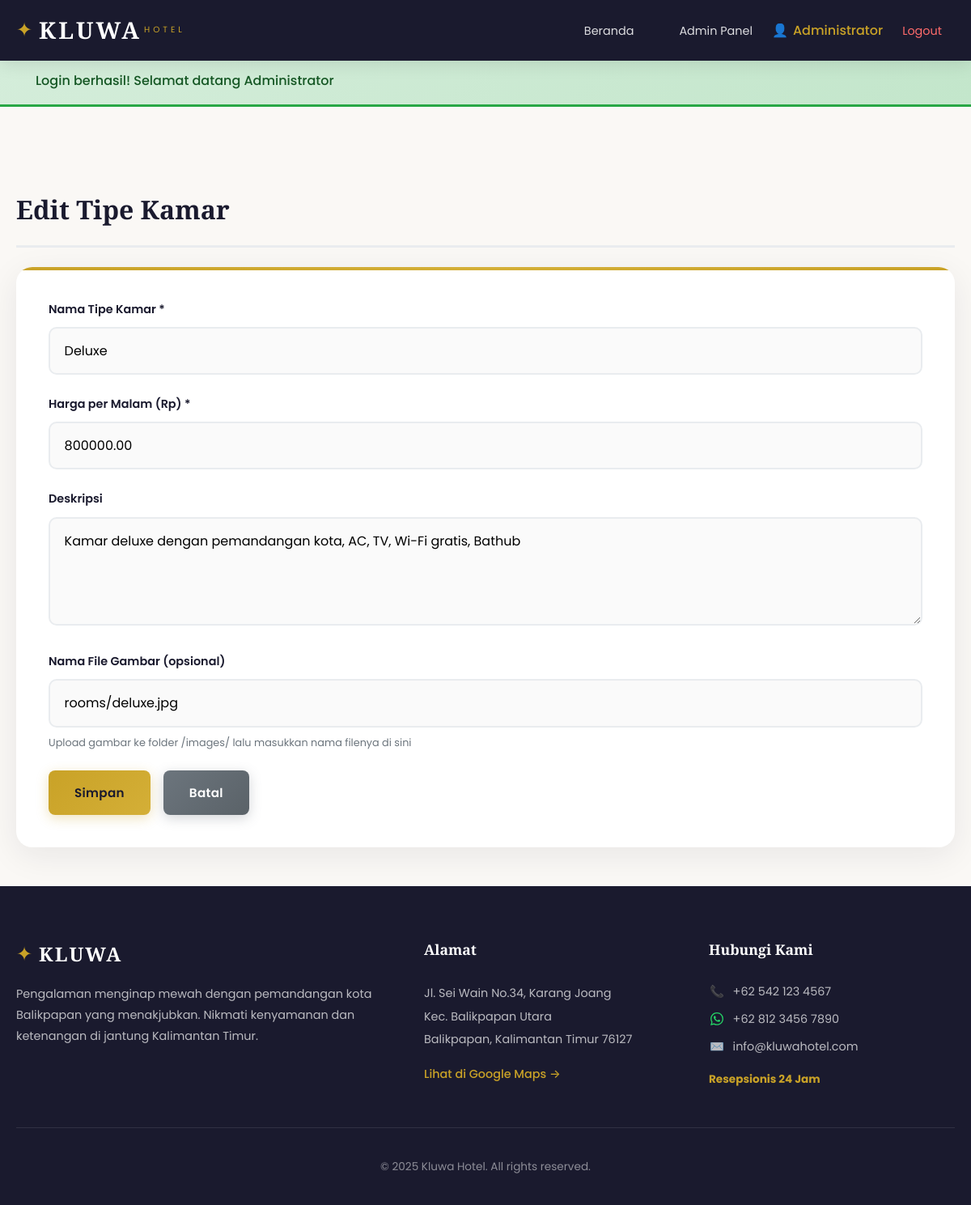
The page /index.php?route=admin/roomTypeForm&id=2 (signed in) on the database its author committed.
### tables this page shows
CREATE TABLE IF NOT EXISTS room_types (
    id INT PRIMARY KEY AUTO_INCREMENT,
    name VARCHAR(100) NOT NULL,
    price DECIMAL(12,2) NOT NULL,
    description TEXT,
    image VARCHAR(255),
    created_at TIMESTAMP DEFAULT CURRENT_TIMESTAMP
);

### controllers/BaseController.php (called while the page is built, shortened)
<?php
class BaseController {
    public function __construct() {
        $database = new Database();
        $this->db = $database->getConnection();
    }
    protected function view($viewPath, $data = []) {
        extract($data);
        include 'views/layouts/header.php';
        include "views/{$viewPath}.php";
        include 'views/layouts/footer.php';
    }
}
?>

### controllers/AdminController.php (called while the page is built, shortened)
<?php
class AdminController extends BaseController {
    private $roomTypeModel;
    public function __construct() {
        $this->roomTypeModel = new Room_type_model($this->db);
    }
    public function roomTypeForm() {
        $roomType = null;
        $isEdit = false;
        if (isset($_GET['id'])) {
            $isEdit = true;
            $roomType = $this->roomTypeModel->find($_GET['id']);
        }
        $data = [
            'roomType' => $roomType,
            'isEdit' => $isEdit
        ];
        $this->view('admin/room_type_form', $data);
    }
}
?>

### helpers.php (called while the page is built, shortened)
<?php
function e($value) {
    return htmlspecialchars($value, ENT_QUOTES, 'UTF-8');
}
function url($route = '', $params = []) {
    $base = dirname($_SERVER['SCRIPT_NAME']);
    if ($base === '/' || $base === '\\') $base = '';
    $url = $base . '/index.php' . ($route ? '?route=' . $route : '');
    return $url;
}
?>

### config/koneksi.php (called while the page is built)
<?php
class Database {
    private $host = "localhost";
    private $db_name = "kluwa_hotel";
    private $username = "root";
    private $password = "";
    public function getConnection() {
        try {
            $conn = new PDO(
                "mysql:host={$this->host};dbname={$this->db_name}",
                $this->username,
                $this->password,
                [PDO::ATTR_ERRMODE => PDO::ERRMODE_EXCEPTION]
            );
            $conn->exec("SET NAMES utf8");
            return $conn;
        } catch(PDOException $e) {
            die("Connection Error: " . $e->getMessage());
        }
    }
}
?>

### models/Room_type_model.php (called while the page is built, shortened)
<?php
class Room_type_model {
    protected $qb;
    public function __construct($db) {
        $this->qb = new QueryBuilder($db);
    }
    public function find($id) {
        $this->qb->table('room_types');
        $this->qb->where('id', '=', $id);
        return $this->qb->first();
    }
}
?>

### models/QueryBuilder.php (called while the page is built, shortened)
<?php
class QueryBuilder {
    protected $db;
    protected $table;
    protected $selects = ['*'];
    protected $wheres = [];
    protected $limit;
    protected $bindings = [];
    protected $binding_counter = 0;
    public function __construct(PDO $db) {
        $this->db = $db;
    }
    protected function newQuery(): self {
        $this->selects = ['*'];
        $this->wheres = [];
        $this->limit = null;
        $this->offset = null;
        $this->bindings = [];
        $this->binding_counter = 0;
        return $this;
    }
    public function table(string $table): self {
        $this->table = $table;
        return $this;
    }
    public function where(string $column, string $operator, $value): self {
        $placeholder = $this->addBinding($value);
        $this->wheres[] = ['type' => 'AND', 'query' => "$column $operator $placeholder"];
        return $this;
    }
    public function limit(int $count): self {
        $this->limit = $count;
        return $this;
    }
    protected function addBinding($value): string {
        $this->binding_counter++;
        $placeholder = ':b' . $this->binding_counter;
        $this->bindings[$placeholder] = $value;
        return $placeholder;
    }
    protected function compileWheres(array $wheres, bool $isGrouped = false): string {
        $sql = '';
        foreach ($wheres as $i => $where) {
            $prefix = ($i == 0 || $isGrouped && $i == 0) ? '' : $where['type'] . ' ';
            $sql .= $prefix . $where['query'] . ' ';
        }
        return trim($sql);
    }
    protected function buildSelectQuery(): string {
        $sql = "SELECT " . implode(', ', $this->selects) . " FROM " . $this->table;
        if (!empty($this->wheres)) {
            $sql .= " WHERE " . $this->compileWheres($this->wheres);
        }
        if ($this->limit !== null) {
            $sql .= " LIMIT " . $this->limit;
        }
        return $sql;
    }
    public function first(): ?array {
        $stmt = $this->db->prepare($this->buildSelectQuery());
        $stmt->execute($this->bindings);
        $result = $stmt->fetch(PDO::FETCH_ASSOC);
        return $result ?: null;
    }
}
?>

### views/admin/room_type_form.php (the view, shortened to what this page needs)
<div class="container">
    <h2><?php echo $isEdit ? 'Edit' : 'Tambah'; ?> Tipe Kamar</h2>
    <?php
    $old = $_SESSION['old'] ?? [];
    ?>
    <div class="form-card">
        <form method="POST" action="<?php echo url('admin/saveRoomType'); ?>">
            <div class="form-group">
                <label for="name">Nama Tipe Kamar *</label>
                <input type="text" name="name" id="name"
                       value="<?php echo e($old['name'] ?? ($roomType['name'] ?? '')); ?>" required>
            </div>
            <div class="form-group">
                <label for="price">Harga per Malam (Rp) *</label>
                <input type="number" name="price" id="price" min="0" step="1000"
                       value="<?php echo e($old['price'] ?? ($roomType['price'] ?? '')); ?>" required>
            </div>
            <div class="form-group">
                <label for="description">Deskripsi</label>
                <textarea name="description" id="description" rows="4"><?php echo e($old['description'] ?? ($roomType['description'] ?? '')); ?></textarea>
            </div>
            <div class="form-group">
                <label for="image">Nama File Gambar (opsional)</label>
                <input type="text" name="image" id="image"
                       value="<?php echo e($old['image'] ?? ($roomType['image'] ?? '')); ?>"
                       placeholder="contoh: deluxe.jpg">
                <small>Upload gambar ke folder /images/ lalu masukkan nama filenya di sini</small>
            </div>
            <div class="form-actions">
                <button type="submit" class="btn btn-primary">Simpan</button>
                <a href="<?php echo url('admin/roomTypes'); ?>" class="btn btn-secondary">Batal</a>
            </div>
        </form>
    </div>
</div>

### css/style.css (style rules this page uses)
:root { --primary-color: #1a1a2e; --secondary-color: #16213e; --accent-color: #c9a227; --accent-hover: #d4af37; --text-dark: #1a1a2e; --text-light: #6c757d; --text-white: #ffffff; --bg-light: #f8f9fa; --bg-cream: #faf8f5; --border-color: #e9ecef; --shadow-sm: 0 2px 8px rgba(0,0,0,0.08); --shadow-md: 0 4px 20px rgba(0,0,0,0.1); --shadow-lg: 0 10px 40px rgba(0,0,0,0.15); --transition: all 0.3s ease; --font-heading: 'Playfair Display', Georgia, serif; --font-body: 'Poppins', -apple-system, BlinkMacSystemFont, sans-serif; }
* { margin: 0; padding: 0; box-sizing: border-box; }
html { scroll-behavior: smooth; }
body { font-family: var(--font-body); font-size: 16px; line-height: 1.7; color: var(--text-dark); background-color: var(--bg-cream); }
.container { max-width: 1200px; margin: 0 auto; padding: 0 20px; }
.container > h2 { font-family: var(--font-heading); font-size: 2rem; color: var(--primary-color); margin-bottom: 1.5rem; padding-bottom: 1rem; border-bottom: 3px solid var(--border-color); }
.btn { display: inline-flex; align-items: center; justify-content: center; gap: 0.5rem; padding: 0.9rem 2rem; font-family: var(--font-body); font-size: 0.95rem; font-weight: 600; text-decoration: none; border: none; border-radius: 8px; cursor: pointer; transition: all 0.3s cubic-bezier(0.4, 0, 0.2, 1); position: relative; overflow: hidden; letter-spacing: 0.3px; }
.btn::before { content: ''; position: absolute; top: 0; left: -100%; width: 100%; height: 100%; background: linear-gradient(90deg, transparent, rgba(255,255,255,0.2), transparent); transition: left 0.5s ease; }
.btn-primary { background: linear-gradient(135deg, var(--accent-color) 0%, var(--accent-hover) 100%); color: var(--primary-color); box-shadow: 0 4px 15px rgba(201,162,39,0.3); }
.btn-secondary { background: linear-gradient(135deg, #6c757d 0%, #5a6268 100%); color: var(--text-white); box-shadow: 0 4px 15px rgba(108,117,125,0.3); }
.main-content > .container { padding-top: 100px; padding-bottom: 3rem; }
.form-group { margin-bottom: 1.5rem; }
.form-group label { display: block; margin-bottom: 0.6rem; font-weight: 600; font-size: 0.9rem; color: var(--text-dark); }
.form-group input, .form-group select, .form-group textarea { width: 100%; padding: 0.95rem 1.1rem; border: 2px solid var(--border-color); border-radius: 10px; font-size: 1rem; font-family: var(--font-body); transition: all 0.3s ease; background: #fafafa; }
.form-group input::placeholder, .form-group textarea::placeholder { color: #adb5bd; }
.form-group small { display: block; margin-top: 0.5rem; color: var(--text-light); font-size: 0.8rem; }
.form-actions { display: flex; gap: 1rem; margin-top: 1.5rem; }
.form-card, .profile-card, .search-card, .booking-summary, .payment-container { background: var(--text-white); padding: 2.5rem; border-radius: 20px; box-shadow: 0 10px 40px rgba(26,26,46,0.08); margin-top: 1rem; position: relative; overflow: hidden; }
.form-card::before, .profile-card::before, .search-card::before { content: ''; position: absolute; top: 0; left: 0; right: 0; height: 4px; background: linear-gradient(90deg, var(--accent-color), var(--accent-hover), var(--accent-color)); }

### rows shown on the page
room_types: name "Deluxe", price "800000.00", description "Kamar deluxe dengan pemandangan kota, AC, TV, Wi-Fi gratis, Bathub", image "rooms/deluxe.jpg"

### other values the page prints
$_SESSION['user_name'] "Administrator"
$flash['message'] "Login berhasil! Selamat datang Administrator"
